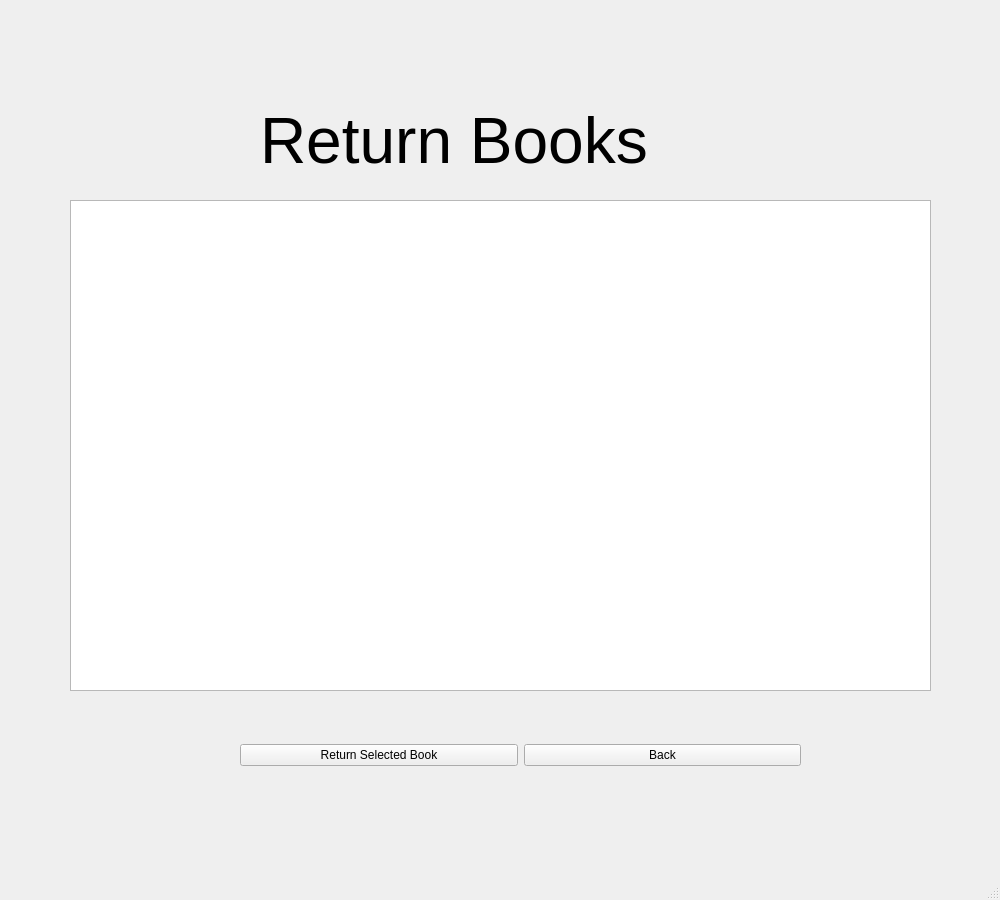
<?xml version="1.0" encoding="UTF-8"?>
<ui version="4.0">
 <class>ReceiveWindow</class>
 <widget class="QMainWindow" name="ReceiveWindow">
  <property name="geometry">
   <rect>
    <x>0</x>
    <y>0</y>
    <width>1000</width>
    <height>900</height>
   </rect>
  </property>
  <property name="minimumSize">
   <size>
    <width>1000</width>
    <height>900</height>
   </size>
  </property>
  <property name="maximumSize">
   <size>
    <width>1000</width>
    <height>900</height>
   </size>
  </property>
  <property name="windowTitle">
   <string>MainWindow</string>
  </property>
  <widget class="QWidget" name="centralwidget">
   <widget class="QLabel" name="label1">
    <property name="geometry">
     <rect>
      <x>260</x>
      <y>100</y>
      <width>501</width>
      <height>81</height>
     </rect>
    </property>
    <property name="font">
     <font>
      <pointsize>48</pointsize>
     </font>
    </property>
    <property name="text">
     <string>Return Books</string>
    </property>
   </widget>
   <widget class="QListWidget" name="listWidget">
    <property name="geometry">
     <rect>
      <x>70</x>
      <y>200</y>
      <width>861</width>
      <height>491</height>
     </rect>
    </property>
   </widget>
   <widget class="QLabel" name="label3">
    <property name="geometry">
     <rect>
      <x>70</x>
      <y>280</y>
      <width>81</width>
      <height>20</height>
     </rect>
    </property>
    <property name="text">
     <string/>
    </property>
   </widget>
   <widget class="QWidget" name="layoutWidget">
    <property name="geometry">
     <rect>
      <x>240</x>
      <y>720</y>
      <width>561</width>
      <height>71</height>
     </rect>
    </property>
    <layout class="QHBoxLayout" name="horizontalLayout2">
     <item>
      <widget class="QPushButton" name="pushButton1">
       <property name="sizePolicy">
        <sizepolicy hsizetype="Expanding" vsizetype="Fixed">
         <horstretch>0</horstretch>
         <verstretch>0</verstretch>
        </sizepolicy>
       </property>
       <property name="text">
        <string>Return Selected Book</string>
       </property>
      </widget>
     </item>
     <item>
      <widget class="QPushButton" name="pushButton2">
       <property name="sizePolicy">
        <sizepolicy hsizetype="Expanding" vsizetype="Fixed">
         <horstretch>0</horstretch>
         <verstretch>0</verstretch>
        </sizepolicy>
       </property>
       <property name="text">
        <string>Back</string>
       </property>
      </widget>
     </item>
    </layout>
   </widget>
  </widget>
  <widget class="QMenuBar" name="menubar">
   <property name="geometry">
    <rect>
     <x>0</x>
     <y>0</y>
     <width>1000</width>
     <height>26</height>
    </rect>
   </property>
  </widget>
  <widget class="QStatusBar" name="statusbar"/>
 </widget>
 <resources/>
 <connections/>
</ui>
